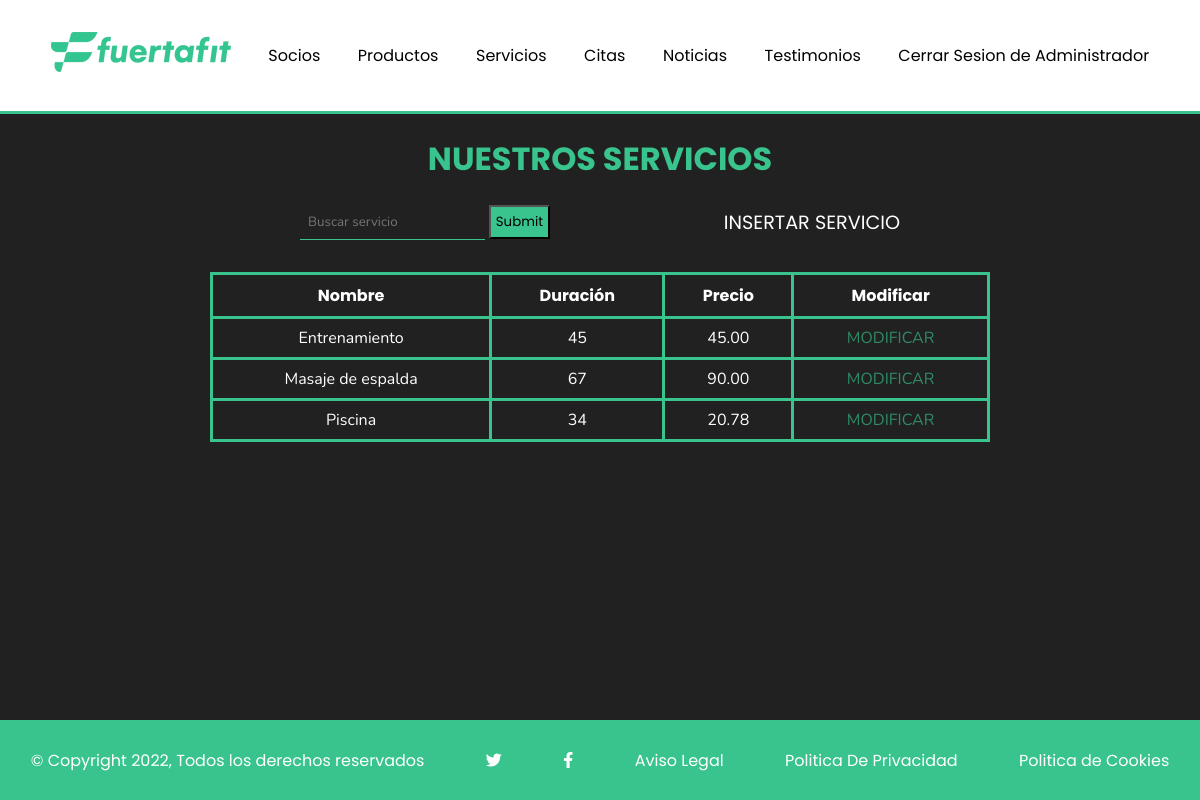
The page /php/servicios.php (signed in) on the database its author committed.
### tables this page shows
CREATE TABLE `servicio` (
  `Id` bigint(20) NOT NULL,
  `Descripcion` varchar(70) NOT NULL,
  `Duracion` int(3) NOT NULL,
  `Precio` decimal(4,2) NOT NULL
);

### php/servicios.php (the view, shortened to what this page needs)
<!DOCTYPE html>
<html lang="es">
<head>
    <link rel="stylesheet" href="https://cdnjs.cloudflare.com/ajax/libs/font-awesome/6.2.0/css/all.min.css" />
    <link rel="stylesheet" href="../estilos/estilosmenu.css">
</head>
<body class='bodyprodserv'>
   <?php
    require_once("funciones.php");
    if(isset($_COOKIE['sesion'])){
        list($usu,$nom)=comprobar_sesion('c');
    }else if(isset($_SESSION['tipo'])){
        list($usu,$nom)=comprobar_sesion('s');
    }else{
        $usu='n';
        $nom='';
    }
    echo imprimir_menu($usu,$nom);
    $conexion=conectarservidor();
    echo "<main class='mainprodserv'>";
    echo "<h1>NUESTROS SERVICIOS</h1>";
    echo "<div class='buscarinser'>";
    echo form_buscar('servicio');
    if($usu==='a'){
        echo btn_inser('insert_serv.php','SERVICIO');
    }
    echo "</div>";
    if(isset($_GET["busqueda"])){
        echo btn_volver('servicios.php','volver');
        $param="%$_GET[buscar]%";
        $buscar=$conexion->prepare("select * from servicio where descripcion like ?");
        $buscar->bind_result($id,$descri,$durac,$preci);
        $buscar->bind_param("s",$param);
        $buscar->execute();
        $buscar->store_result();
        if($buscar->affected_rows>0){
            $info_bus="<table class='tablaprodserv'><thead><th>Nombre</th><th>Duración</th><th>Precio</th>";
            if($usu==='a'){
                $info_bus.="<th>Modificar</th>";
            }
            $info_bus.="</thead><tbody>";
            while($buscar->fetch()){
                $info_bus.="<tr>";
                $info_bus.="<td>$descri</td>";
                $info_bus.="<td>$durac</td>";
                $info_bus.="<td>$preci €</td>";
                if($usu==='a'){
                    $info_bus.="<td><a method='get' href='modserv.php?editserv=$id'>MODIFICAR</a></td>";
                }
                $info_bus.="</tr>";
            }
            $info_bus.="</tbody></table>";
            echo $info_bus;
        }else{
            echo "<p>No hay datos que coincidan con tu busqueda</p>";
        }
    }else{
        $servicios=consultar_datos("servicio");
        if(gettype($servicios)==="string"){
            $info="<p>$servicios</p>";
        }else{
            $info="<table class='tablaprodserv'><thead><th>Nombre</th><th>Duración</th><th>Precio</th>";
            if($usu==='a'){
                $info.="<th>Modificar</th>";
            }
            $info.="</thead><tbody>";
            while($cont=$servicios->fetch_array(MYSQLI_ASSOC)){
                $info.="<tr>";
                $info.="<td>$cont[Descripcion]</td>";
                $info.="<td>$cont[Duracion]</td>";
                $info.="<td>$cont[Precio]</td>";
                if($usu==='a'){
                    $info.="<td><a method='get' href='modserv.php?editserv=$cont[Id]'>MODIFICAR</a></td>";
                }
                $info.="</tr>";
            }
            $info.="</tbody></table>";
        }
        echo $info;
    }
    echo "</main>";
    echo imprimir_footer();
   ?>
</body>
</html>

### estilos/estilosmenu.css (style rules this page uses)
html { min-height: 100vh; position: relative; }
body { margin:0px; margin-bottom: 8rem; }
h1,h2 { text-align: center; color:#38c48c; font-family: 'Poppins', sans-serif; }
.buscarinser { width: 50%; margin: 1rem auto; display: flex; align-items: center; justify-content: space-between; }
main { overflow-y: auto; scroll-behavior: smooth; }
.bodyprodserv { background-color: rgba(00, 00, 00, 0.87); color: #fff; }
.tablaprodserv { width: 65%; margin: 2rem auto; border-collapse: collapse; text-align: center; }
.tablaprodserv td,.tablaprodserv th { border: 3px solid #38c48c; padding: 0.5rem; }
.tablaprodserv th { font-family: 'Poppins', sans-serif; }
.tablaprodserv td { font-family: 'Nunito', sans-serif; }
.tablaprodserv a { color: rgba(56, 196, 140, 0.65); text-decoration: none; }

### rows shown on the page
servicio: Descripcion "Entrenamiento", Duracion "45", Precio "45.00"
servicio: Descripcion "Masaje de espalda", Duracion "67", Precio "90.00"
servicio: Descripcion "Piscina", Duracion "34", Precio "20.78"

### other values the page prints
$n "Administrador"
$nom "SERVICIO"
